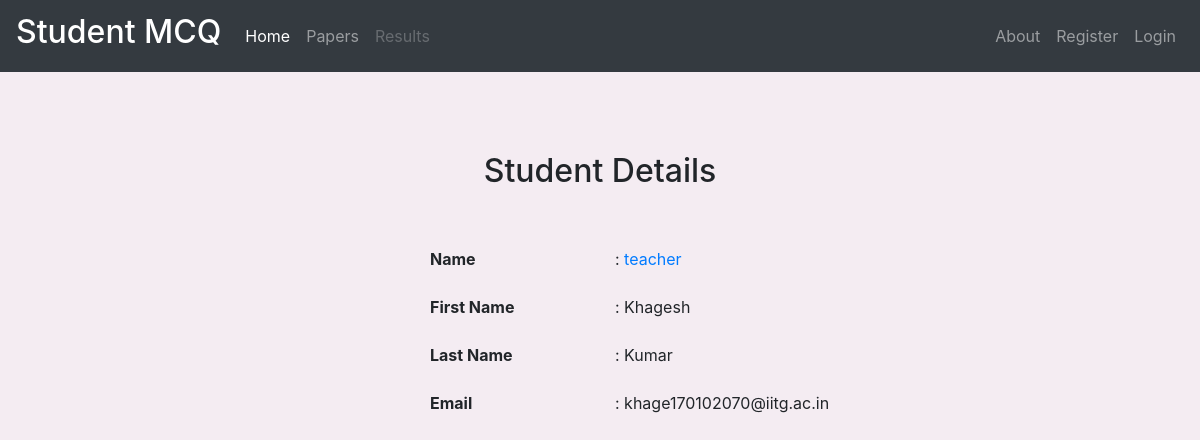
/student/user_detail/2/, run on the app's committed database.
### student_app/models.py (models this page shows)
class User(AbstractUser):
    is_student = models.BooleanField(default=False)
    is_teacher = models.BooleanField(default=False)

### student_app/views.py (the view)
# urls.py: path('user_detail/<int:pk>/',DetailUSer.as_view(),name="user_detail_student")
class DetailUSer(DetailView):
    model = User
    template_name = "user_detail_student.html"
    def get_context_data(self, **kwargs):
        self.user_detail = User.objects.get(id=self.kwargs.get("pk"))
        context = super().get_context_data(**kwargs)
        context["user_detail"] = self.user_detail
        context["student_user_detail"] = True
        if self.request.user.is_authenticated:
            context["auth"] = True
        return context

### student_app/templates/user_detail_student.html
{% extends 'student_base.html' %}
{% block base_block %}
    {% include '_user.html' %}
{% endblock base_block %}

### templates/_user.html
<div class="container">
    <div class="row" style="margin-top:5em">
        {% if student_user_detail %}
            <div class="col-sm-12"><h2 class="text-center">Student Details</h2></div>
        {% else %}
            <div class="col-sm-12"><h2 class="text-center">Teacher Details</h2></div>
        {% endif %}
    </div>
    <div class="row mt-5">
        <div class="col-sm-4"></div>
        <div class="col-sm-2"><strong>Name</strong></div>
        <div class="col-sm-6"><p>: <a href="{% url 'student_app:user_detail_student' pk=user.id %}">{{user.username}}</a></p></div>
    </div>
    <div class="row mt-2 inline">
        <div class="col-sm-4"></div>
        <div class="col-sm-2"><strong>First Name</strong></div>
        <div class="col-sm-6"><p>: {{user.first_name}}</p></div>
    </div>
    <div class="row mt-2 inline">
        <div class="col-sm-4"></div>
        <div class="col-sm-2"><strong>Last Name</strong></div>
        <div class="col-sm-6"><p>: {{user.last_name}}</p></div>
    </div>
    <div class="row mt-2 inline">
        <div class="col-sm-4"></div>
        <div class="col-sm-2"><strong>Email</strong></div>
        <div class="col-sm-6"><p>: {{user.email}}</p></div>
    </div>
</div>

### static/css/master.css (style rules this page uses)
html, body { height: 100%; scroll-behavior: smooth; }
.studentbody { margin: 0 auto; background-position:center; background-size: contain; background-color: #F4ECF2; display: flex; flex-flow: column; height: 100%; }

### data on the page
User: username "teacher", first_name "Khagesh", last_name "Kumar", email "khage170102070@iitg.ac.in"
